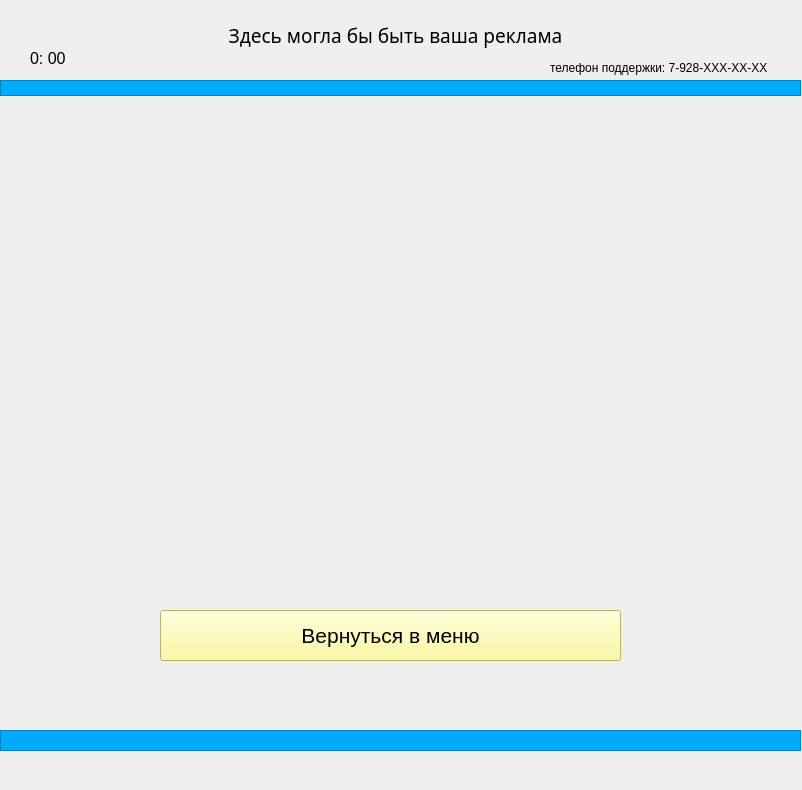
<?xml version="1.0" encoding="UTF-8"?>
<ui version="4.0">
 <class>MainWindow</class>
 <widget class="QMainWindow" name="MainWindow">
  <property name="geometry">
   <rect>
    <x>0</x>
    <y>0</y>
    <width>802</width>
    <height>790</height>
   </rect>
  </property>
  <property name="windowTitle">
   <string>MainWindow</string>
  </property>
  <widget class="QWidget" name="centralwidget">
   <widget class="QFrame" name="designdown">
    <property name="geometry">
     <rect>
      <x>0</x>
      <y>730</y>
      <width>801</width>
      <height>21</height>
     </rect>
    </property>
    <property name="styleSheet">
     <string notr="true">background-color: rgb(0, 170, 255);</string>
    </property>
    <property name="frameShape">
     <enum>QFrame::StyledPanel</enum>
    </property>
    <property name="frameShadow">
     <enum>QFrame::Raised</enum>
    </property>
   </widget>
   <widget class="QLabel" name="label">
    <property name="geometry">
     <rect>
      <x>50</x>
      <y>90</y>
      <width>671</width>
      <height>491</height>
     </rect>
    </property>
    <property name="text">
     <string/>
    </property>
    <property name="pixmap">
     <pixmap>../../Users/Кирилл/Downloads/icons/thankxxx.jpg</pixmap>
    </property>
    <property name="scaledContents">
     <bool>true</bool>
    </property>
   </widget>
   <widget class="QPushButton" name="return_menu">
    <property name="geometry">
     <rect>
      <x>160</x>
      <y>610</y>
      <width>461</width>
      <height>51</height>
     </rect>
    </property>
    <property name="font">
     <font>
      <pointsize>16</pointsize>
     </font>
    </property>
    <property name="styleSheet">
     <string notr="true">background-color: rgb(255, 251, 140);</string>
    </property>
    <property name="text">
     <string>Вернуться в меню</string>
    </property>
   </widget>
   <widget class="QLabel" name="time">
    <property name="geometry">
     <rect>
      <x>30</x>
      <y>50</y>
      <width>211</width>
      <height>16</height>
     </rect>
    </property>
    <property name="font">
     <font>
      <pointsize>12</pointsize>
     </font>
    </property>
    <property name="text">
     <string>0: 00</string>
    </property>
   </widget>
   <widget class="QLabel" name="title_company">
    <property name="geometry">
     <rect>
      <x>0</x>
      <y>10</y>
      <width>791</width>
      <height>51</height>
     </rect>
    </property>
    <property name="font">
     <font>
      <family>Segoe Script</family>
      <pointsize>14</pointsize>
     </font>
    </property>
    <property name="text">
     <string>Здесь могла бы быть ваша реклама</string>
    </property>
    <property name="alignment">
     <set>Qt::AlignCenter</set>
    </property>
   </widget>
   <widget class="QLabel" name="phone">
    <property name="geometry">
     <rect>
      <x>550</x>
      <y>60</y>
      <width>261</width>
      <height>16</height>
     </rect>
    </property>
    <property name="text">
     <string>телефон поддержки: 7-928-XXX-XX-XX</string>
    </property>
   </widget>
   <widget class="QFrame" name="design_up">
    <property name="geometry">
     <rect>
      <x>0</x>
      <y>80</y>
      <width>801</width>
      <height>16</height>
     </rect>
    </property>
    <property name="styleSheet">
     <string notr="true">background-color: rgb(0, 170, 255);</string>
    </property>
    <property name="frameShape">
     <enum>QFrame::StyledPanel</enum>
    </property>
    <property name="frameShadow">
     <enum>QFrame::Raised</enum>
    </property>
   </widget>
  </widget>
 </widget>
 <resources/>
 <connections/>
</ui>
